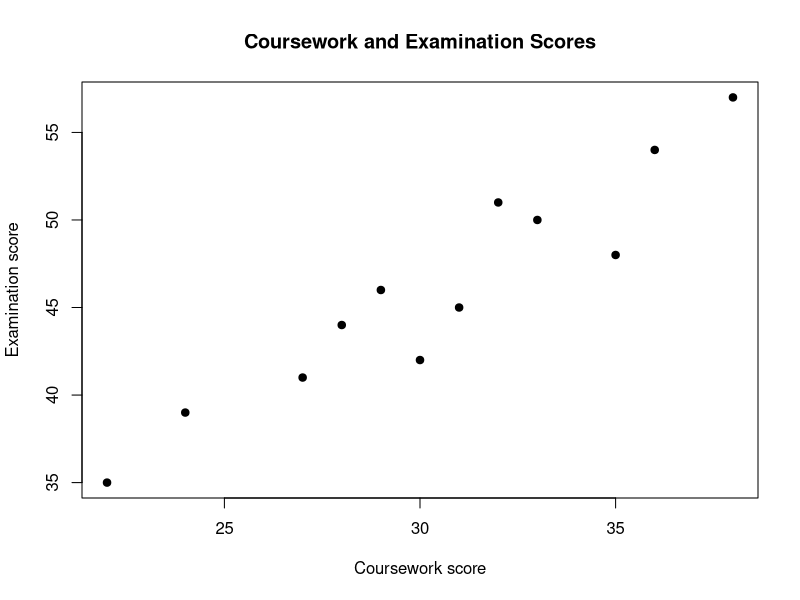
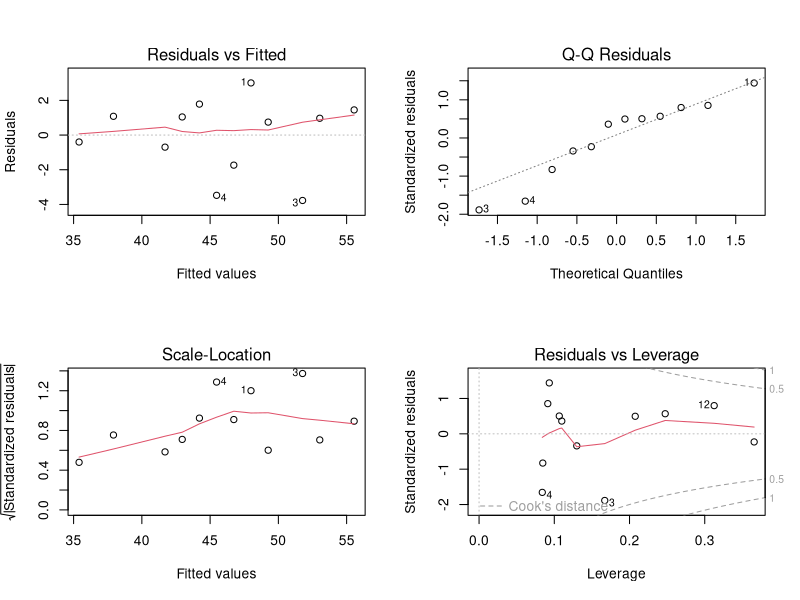
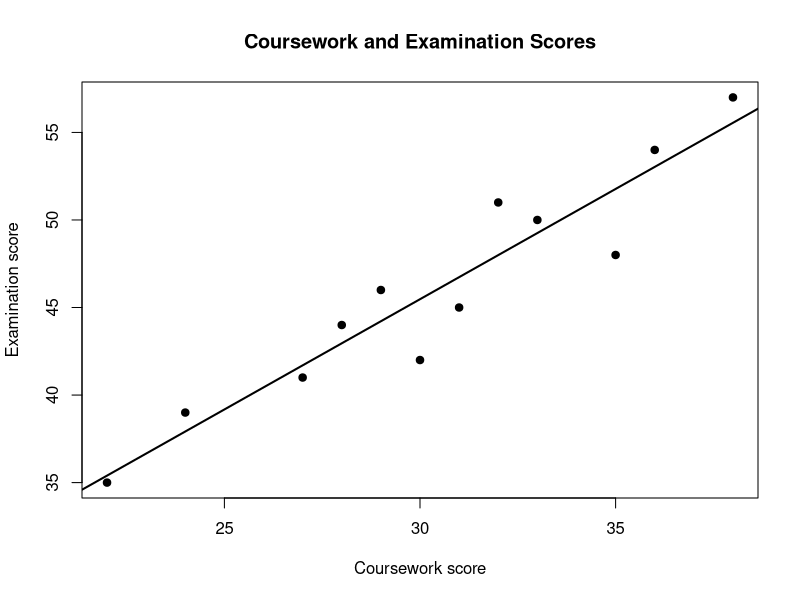

Reproduce these figures in R, in order.
# ==============================================================================
# Learning R
# Part VI: Regression Modelling and Reproducible Statistical Workflows
# Lesson 36: Simple Linear Regression
# Suggested Solutions
# ==============================================================================

student_data <- read.csv(
  "data/student_scores.csv",
  stringsAsFactors = FALSE
)

regression_data <- student_data[
  c(
    "student_id",
    "coursework_score",
    "examination_score"
  )
]

# Exercise 1: Import and inspect the data.
head(regression_data)
str(regression_data)
summary(regression_data)

# Exercise 2: Create a scatter plot.
plot(
  regression_data$coursework_score,
  regression_data$examination_score,
  main = "Coursework and Examination Scores",
  xlab = "Coursework score",
  ylab = "Examination score",
  pch = 19
)

# Exercise 3: Fit a simple linear regression.
simple_model <- lm(
  examination_score ~ coursework_score,
  data = regression_data
)

summary(simple_model)

# Exercise 4: Interpret intercept and slope.
model_coefficients <- coef(
  simple_model
)

intercept <- unname(
  model_coefficients[1]
)

slope <- unname(
  model_coefficients[2]
)

coefficient_interpretation <- data.frame(
  term = c(
    "Intercept",
    "Coursework slope"
  ),
  estimate = c(
    intercept,
    slope
  ),
  interpretation = c(
    paste(
      "Predicted examination score when coursework score equals zero is",
      round(intercept, 3)
    ),
    paste(
      "A one-mark increase in coursework score is associated with an average",
      round(slope, 3),
      "mark change in examination score."
    )
  ),
  stringsAsFactors = FALSE
)

coefficient_interpretation

# Exercise 5: Extract fitted values and residuals.
fitted_values <- fitted(
  simple_model
)

model_residuals <- residuals(
  simple_model
)

observation_output <- data.frame(
  student_id =
    regression_data$student_id,
  observed =
    regression_data$examination_score,
  fitted =
    fitted_values,
  residual =
    model_residuals,
  stringsAsFactors = FALSE
)

head(observation_output)

# Exercise 6: Verify coefficients manually.
x <- regression_data$coursework_score
y <- regression_data$examination_score

manual_slope <- cov(
  x,
  y
) / var(
  x
)

manual_intercept <- mean(y) -
  manual_slope *
  mean(x)

data.frame(
  coefficient = c(
    "Intercept",
    "Slope"
  ),
  manual = c(
    manual_intercept,
    manual_slope
  ),
  lm = c(
    intercept,
    slope
  ),
  stringsAsFactors = FALSE
)

# Exercise 7: Conduct slope inference.
coefficient_table <- summary(
  simple_model
)$coefficients

slope_row <- coefficient_table[
  "coursework_score",
]

slope_row

# Exercise 8: Calculate confidence intervals.
coefficient_intervals <- confint(
  simple_model,
  level = 0.95
)

coefficient_intervals

# Exercise 9: Interpret R-squared.
model_summary <- summary(
  simple_model
)

r_squared <- model_summary$r.squared
adjusted_r_squared <-
  model_summary$adj.r.squared

r_squared_interpretation <- paste(
  round(
    r_squared * 100,
    2
  ),
  "per cent of the observed variation in examination scores is explained by",
  "the fitted linear relationship with coursework score."
)

r_squared_interpretation

# Exercise 10: Create point predictions.
new_coursework <- data.frame(
  coursework_score = c(
    20,
    25,
    30,
    35
  )
)

point_predictions <- predict(
  simple_model,
  newdata = new_coursework
)

data.frame(
  new_coursework,
  predicted_examination =
    point_predictions
)

# Exercise 11: Create confidence and prediction intervals.
mean_response_interval <- predict(
  simple_model,
  newdata = new_coursework,
  interval = "confidence",
  level = 0.95
)

individual_prediction_interval <- predict(
  simple_model,
  newdata = new_coursework,
  interval = "prediction",
  level = 0.95
)

confidence_output <- cbind(
  new_coursework,
  mean_response_interval
)

prediction_output <- cbind(
  new_coursework,
  individual_prediction_interval
)

confidence_output
prediction_output

# Exercise 12: Inspect diagnostic plots.
old_parameters <- par(
  mfrow = c(
    2,
    2
  )
)

plot(simple_model)

par(old_parameters)

# Exercise 13: Identify potentially influential records.
standardised_residuals <- rstandard(
  simple_model
)

studentised_residuals <- rstudent(
  simple_model
)

leverage_values <- hatvalues(
  simple_model
)

cooks_values <- cooks.distance(
  simple_model
)

number_parameters <- length(
  coef(simple_model)
)

leverage_cutoff <- 2 *
  number_parameters /
  nobs(simple_model)

cooks_cutoff <- 4 /
  nobs(simple_model)

influence_report <- data.frame(
  student_id =
    regression_data$student_id,
  standardised_residual =
    standardised_residuals,
  studentised_residual =
    studentised_residuals,
  leverage =
    leverage_values,
  cooks_distance =
    cooks_values,
  unusual_residual =
    abs(
      studentised_residuals
    ) > 2,
  high_leverage =
    leverage_values >
    leverage_cutoff,
  influential =
    cooks_values >
    cooks_cutoff,
  stringsAsFactors = FALSE
)

influence_report[
  influence_report$unusual_residual |
    influence_report$high_leverage |
    influence_report$influential,
]

# Exercise 14: Reusable reporting function.
report_simple_regression <- function(
  data,
  outcome,
  predictor
) {
  required <- c(
    outcome,
    predictor
  )

  if (!all(
    required %in%
      names(data)
  )) {
    stop(
      "Required variables are missing.",
      call. = FALSE
    )
  }

  formula_object <- reformulate(
    predictor,
    response = outcome
  )

  model <- lm(
    formula_object,
    data = data
  )

  model_summary <- summary(
    model
  )

  coefficient_table <-
    model_summary$coefficients

  slope_row <- coefficient_table[
    predictor,
  ]

  slope_interval <- confint(
    model,
    predictor
  )

  data.frame(
    outcome = outcome,
    predictor = predictor,
    n = nobs(model),
    intercept =
      unname(
        coef(model)[1]
      ),
    slope =
      unname(
        coef(model)[2]
      ),
    slope_standard_error =
      slope_row[
        "Std. Error"
      ],
    t =
      slope_row[
        "t value"
      ],
    p_value =
      slope_row[
        "Pr(>|t|)"
      ],
    confidence_lower =
      slope_interval[1],
    confidence_upper =
      slope_interval[2],
    r_squared =
      model_summary$r.squared,
    adjusted_r_squared =
      model_summary$adj.r.squared,
    residual_standard_error =
      model_summary$sigma,
    stringsAsFactors = FALSE
  )
}

simple_regression_report <- report_simple_regression(
  regression_data,
  "examination_score",
  "coursework_score"
)

simple_regression_report

# Exercise 15: Write a non-causal interpretation.
decision <- if (
  simple_regression_report$p_value < 0.05
) {
  "statistically significant"
} else {
  "not statistically significant"
}

interpretation <- paste(
  "A simple linear regression examined the association between coursework and",
  "examination scores. The estimated slope was",
  round(
    simple_regression_report$slope,
    3
  ),
  "with a 95 per cent confidence interval from",
  round(
    simple_regression_report$confidence_lower,
    3
  ),
  "to",
  round(
    simple_regression_report$confidence_upper,
    3
  ),
  ". The association was",
  decision,
  "at the 5 per cent level. The model explained",
  round(
    simple_regression_report$r_squared * 100,
    2
  ),
  "per cent of the observed outcome variation. This describes association and",
  "does not establish that coursework performance causes examination",
  "performance."
)

interpretation

# Practical assessment workflow.
plot(
  regression_data$coursework_score,
  regression_data$examination_score,
  main = "Coursework and Examination Scores",
  xlab = "Coursework score",
  ylab = "Examination score",
  pch = 19
)

abline(
  simple_model,
  lwd = 2
)

simple_regression_assessment <- list(
  report =
    simple_regression_report,
  predictions =
    prediction_output,
  observation_output =
    observation_output,
  influence_report =
    influence_report,
  interpretation =
    interpretation
)

simple_regression_assessment

# ==============================================================================
# End of Lesson 36 Solutions
# ==============================================================================
